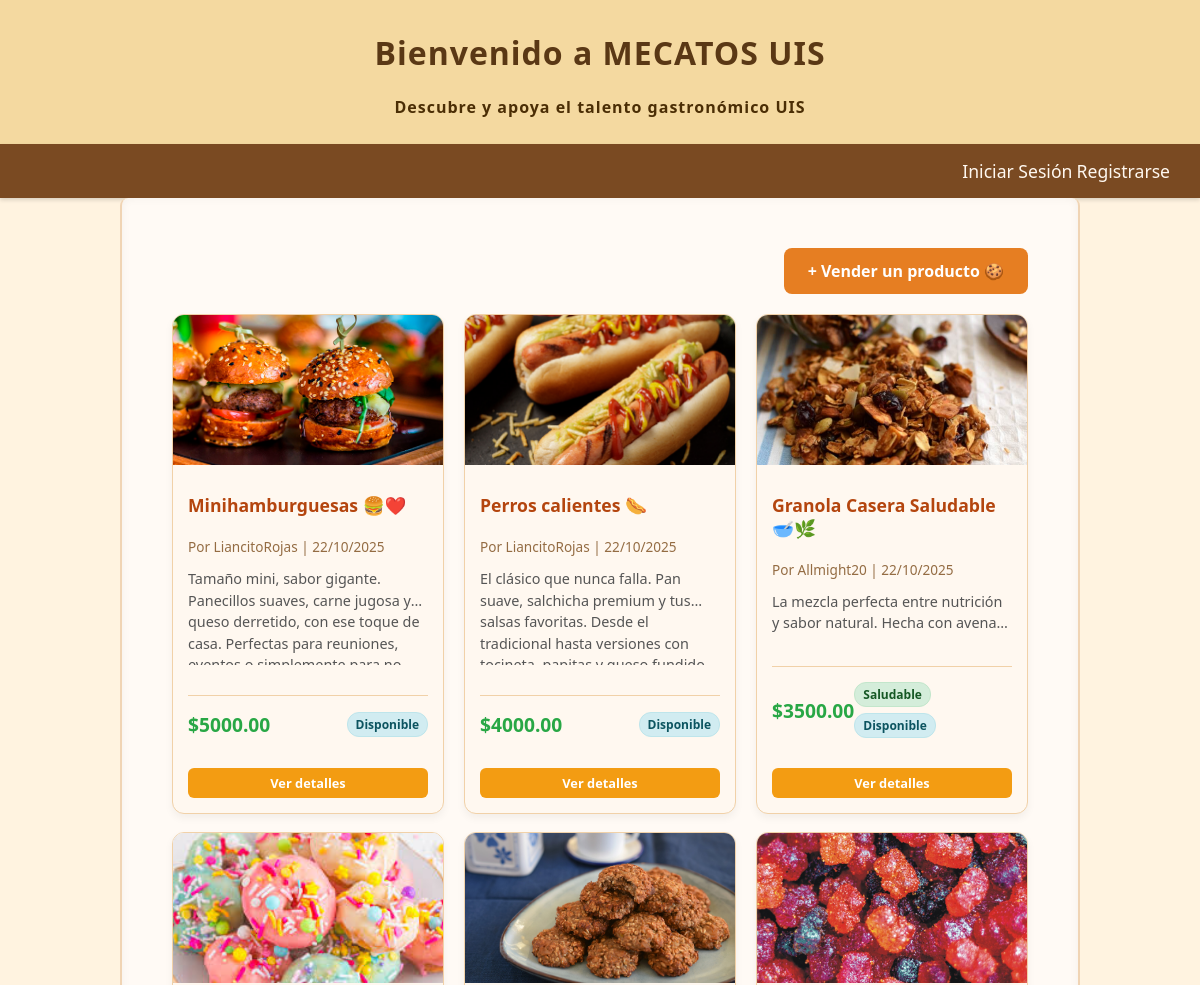
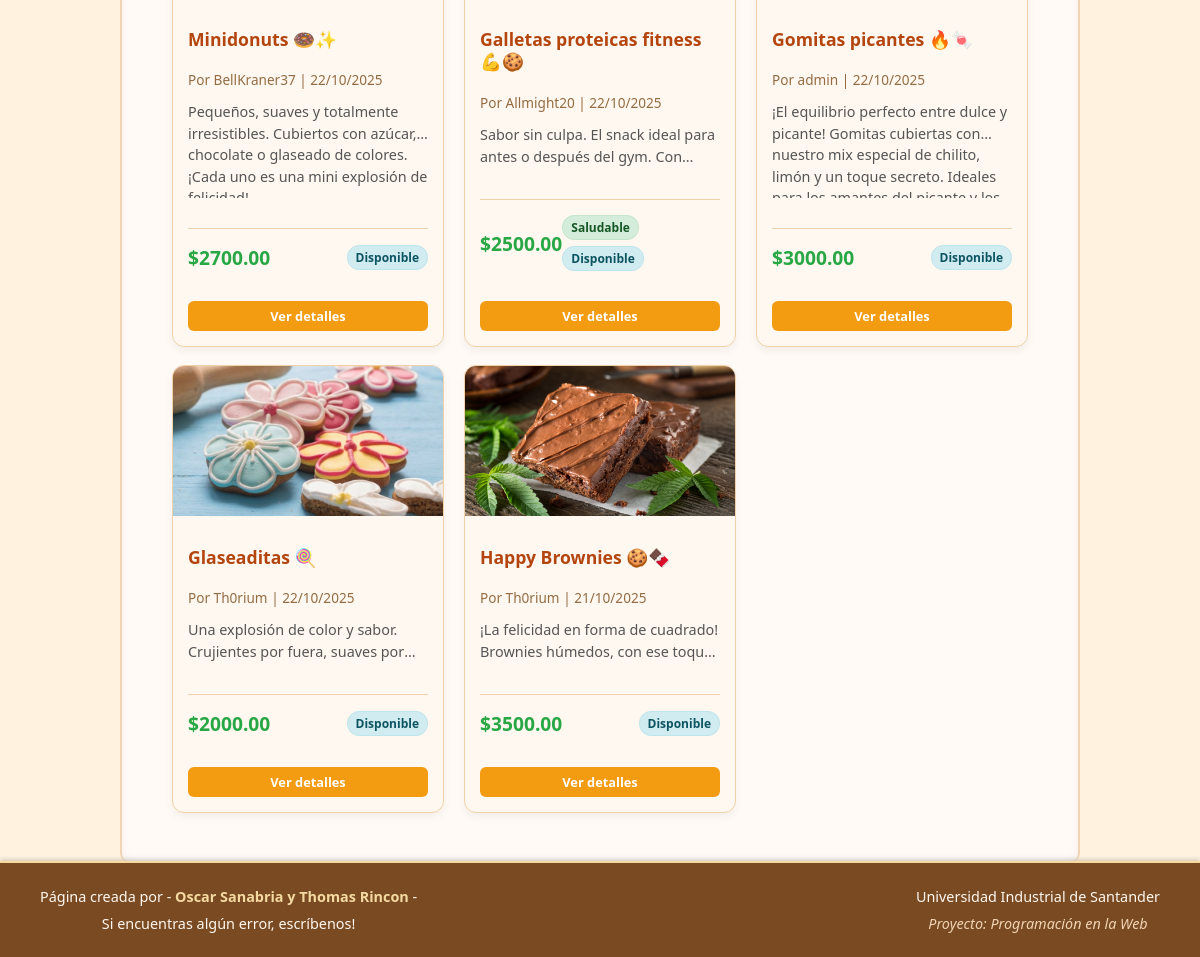
The app's page /publicaciones/ with its own data (2 pictures, top to bottom).
### post/models.py (models this page shows, shortened)
class Post(models.Model):
    title = models.CharField(max_length=200)
    content = models.TextField()
    author = models.ForeignKey(User, on_delete=models.CASCADE)
    category = models.ForeignKey(Category, on_delete=models.SET_NULL, null=True, blank=True)
    price = models.DecimalField(max_digits=10, decimal_places=2, default=0.00)
    is_healthy = models.BooleanField(default=False)
    is_available = models.BooleanField(default=True)
    image = models.ImageField(upload_to='posts/', null=True, blank=True)
    created_at = models.DateTimeField(auto_now_add=True)
    updated_at = models.DateTimeField(auto_now=True)
    published = models.BooleanField(default=True)
    likes = models.PositiveIntegerField(default=0)
    dislikes = models.PositiveIntegerField(default=0)

### post/views.py (the view)
# urls.py: path('publicaciones/', views.publicaciones, name='publicaciones'),
def publicaciones(request):
    posts = Post.objects.filter(is_available=True, published=True).order_by('-created_at')
    return render(request, 'post/publicaciones.html', {'posts': posts})

### post/templates/post/publicaciones.html (shortened to what this page needs)
{% extends 'post/base.html' %}
{% load static %}
{% block extra_head %}
<link rel="stylesheet" href="{% static 'post/css/publicaciones.css' %}">
{% endblock extra_head %}
{% block content %}
<div class="posts-wrapper">
    <div class="actions">
        <a href="{% url 'nueva_publicacion' %}" class="btn-nuevo-post">+ Vender un producto 🍪</a>
    </div>
    <div class="posts-grid">
        {% for post in posts %}
            {% if post.is_available %}
            <article class="post-container">
                {% if post.image %}
                <div class="post-image-container">
                    <img src="{{ post.image.url }}" alt="{{ post.title }}" class="post-image">
                </div>
                {% endif %}
                <div class="post-body">
                    <h2 class="post-title">{{ post.title }}</h2>
                    <p class="post-meta">
                        Por {{ post.author.username }} | {{ post.created_at|date:"d/m/Y" }}
                    </p>
                    <div class="post-content">
                        {{ post.content|truncatewords:30 }}
                    </div>
                    <div class="post-price-badges">
                        <p class="post-price">${{ post.price }}</p>
                        <div class="post-badges">
                            {% if post.is_healthy %}
                                <span class="badge badge-healthy">Saludable</span>
                            {% endif %}
                            {% if post.is_available %}
                                <span class="badge badge-available">Disponible</span>
                            {% endif %}
                        </div>
                    </div>
                    <div class="post-actions">
                        <a href="{% url 'detalle_post' post.id %}" class="btn-btn-primary">Ver detalles</a>
                    </div>
                </div>
            </article>
            {% endif %}
        {% empty %}
            <p>No hay publicaciones disponibles en este momento.</p>
        {% endfor %}
    </div>
</div>
{% endblock content %}

### post/static/post/css/base.css (style rules this page uses)
html, body { height: 100%; margin: 0; font-family: 'Poppins', 'Segoe UI', sans-serif; background-color: #fff8f0; color: #3a2e1f; display: flex; flex-direction: column; }
a, button { font-family: inherit; }
h1, h2, h3 { color: #5a3815; }

### post/static/post/css/publicaciones.css (style rules this page uses)
body { background-color: #fff3e0; }
.posts-wrapper { max-width: 1400px; margin: 0 auto; padding: 20px; }
.posts-grid { display: grid; grid-template-columns: repeat(auto-fill, minmax(250px, 1fr)); gap: 20px; margin-top: 20px; }
.post-container { background-color: #fff8f0; border: 1px solid #f1d1a8; border-radius: 12px; overflow: hidden; box-shadow: 0 4px 8px rgba(0,0,0,0.05); transition: transform 0.3s ease, box-shadow 0.3s ease; display: flex; flex-direction: column; height: 100%; }
.post-image-container { width: 100%; height: 150px; overflow: hidden; background-color: #f5f5f5; position: relative; }
.post-image { width: 100%; height: 100%; object-fit: cover; transition: transform 0.3s ease; }
.post-body { padding: 15px; flex-grow: 1; display: flex; flex-direction: column; }
.post-title { font-size: 1.1em; font-weight: bold; color: #b4450e; margin-bottom: 6px; line-height: 1.3; display: -webkit-box; -webkit-line-clamp: 2; -webkit-box-orient: vertical; overflow: hidden; }
.post-meta { color: #946c43; font-size: 0.85em; margin-bottom: 12px; }
.post-content { font-size: 0.9em; line-height: 1.5; color: #555; margin-bottom: 15px; display: -webkit-box; -webkit-line-clamp: 2; -webkit-box-orient: vertical; overflow: hidden; flex-grow: 1; }
.post-price-badges { display: flex; justify-content: space-between; align-items: center; margin: 15px 0; padding-top: 15px; border-top: 1px solid #f1d1a8; }
.post-price { font-size: 1.2em; font-weight: bold; color: #28a745; margin: 0; }
.post-badges { display: flex; gap: 6px; flex-wrap: wrap; }
.badge { display: inline-block; padding: 3px 8px; border-radius: 12px; font-size: 0.75em; font-weight: bold; }
.badge-healthy { background-color: #d4edda; color: #155724; border: 1px solid #c3e6cb; }
.badge-available { background-color: #d1ecf1; color: #0c5460; border: 1px solid #bee5eb; }
.actions { margin-bottom: 20px; text-align: right; }
.btn-nuevo-post { display: inline-block; padding: 12px 24px; background-color: #e67e22; color: white; border-radius: 8px; font-size: 1em; font-weight: 600; text-decoration: none; transition: background-color 0.3s ease, transform 0.2s ease; }
.post-actions { margin-top: auto; padding-top: 15px; display: flex; gap: 8px; flex-wrap: wrap; }
.btn-editar-post, .btn-eliminar-post, .btn-btn-primary { flex: 1; min-width: 80px; padding: 6px 10px; border-radius: 6px; font-size: 0.8em; text-decoration: none; text-align: center; transition: background-color 0.3s ease, transform 0.2s ease; font-weight: 600; }
.btn-btn-primary { background-color: #f39c12; color: white; }

### records on screen
Post: image (picture), title "Minihamburguesas 🍔❤️", author.username "LiancitoRojas", created_at "22/10/2025", content "Tamaño mini, sabor gigante. Panecillos suaves, carne jugosa y queso derretido, con ese toque de casa. Perfectas para…", price "5000.00", is_available "Disponible"
Post: image (picture), title "Perros calientes 🌭", author.username "LiancitoRojas", created_at "22/10/2025", content "El clásico que nunca falla. Pan suave, salchicha premium y tus salsas favoritas. Desde el tradicional hasta versiones…", price "4000.00", is_available "Disponible"
Post: image (picture), title "Granola Casera Saludable 🥣🌿", author.username "Allmight20", created_at "22/10/2025", content "La mezcla perfecta entre nutrición y sabor natural. Hecha con…", price "3500.00", is_healthy "Saludable", is_available "Disponible"
Post: image (picture), title "Minidonuts 🍩✨", author.username "BellKraner37", created_at "22/10/2025", content "Pequeños, suaves y totalmente irresistibles. Cubiertos con azúcar, chocolate o glaseado de colores. ¡Cada uno es una mini explosión…", price "2700.00", is_available "Disponible"
Post: image (picture), title "Galletas proteicas fitness 💪🍪", author.username "Allmight20", created_at "22/10/2025", content "Sabor sin culpa. El snack ideal para antes o después del gym.…", price "2500.00", is_healthy "Saludable", is_available "Disponible"
Post: image (picture), title "Gomitas picantes 🔥🍬", author.username "admin", created_at "22/10/2025", content "¡El equilibrio perfecto entre dulce y picante! Gomitas cubiertas con nuestro mix especial de chilito, limón y un toque secreto.…", price "3000.00", is_available "Disponible"
Post: image (picture), title "Glaseaditas 🍭", author.username "Th0rium", created_at "22/10/2025", content "Una explosión de color y sabor. Crujientes por fuera, suaves…", price "2000.00", is_available "Disponible"
Post: image (picture), title "Happy Brownies 🍪🍫", author.username "Th0rium", created_at "21/10/2025", content "¡La felicidad en forma de cuadrado! Brownies húmedos, con ese…", price "3500.00", is_available "Disponible"
